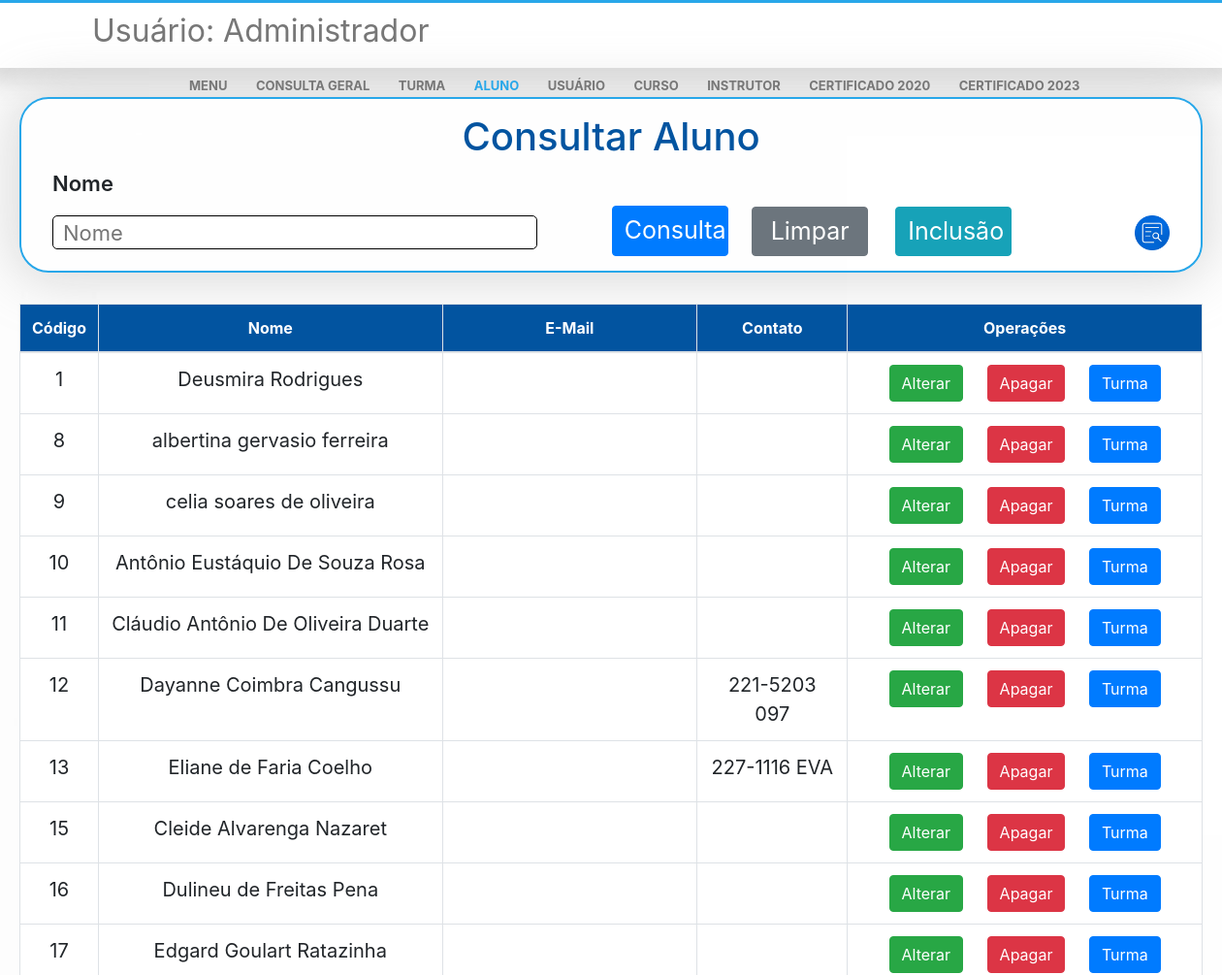
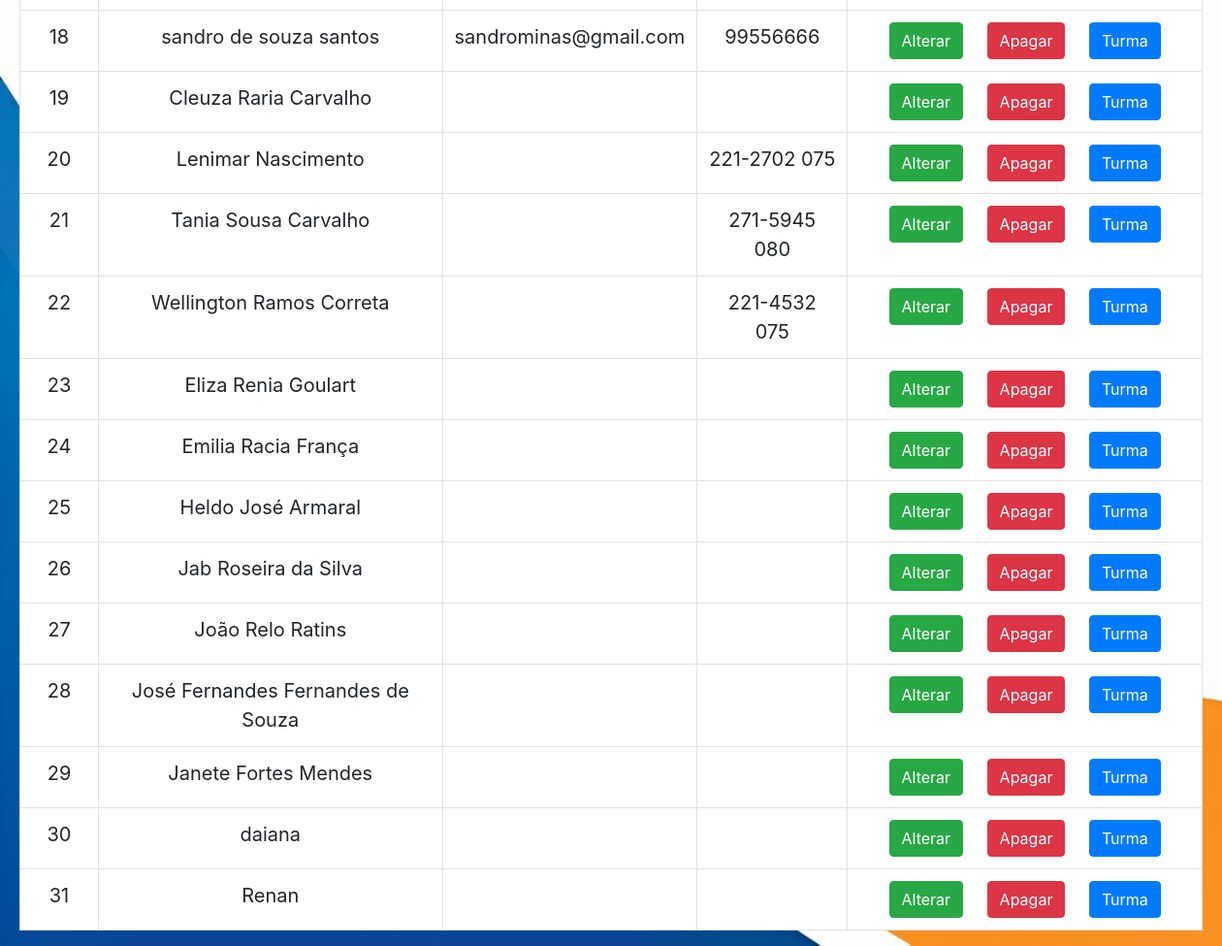
Page /menu/aluselect.php (signed in) on the committed database (2 pictures, top to bottom).
### tables this page shows
CREATE TABLE `aluno` (
  `id` int(11) NOT NULL,
  `nome` varchar(100) NOT NULL,
  `contato` varchar(50) NOT NULL,
  `email` varchar(100) NOT NULL
);

### menu/aluselect.php (the view, shortened to what this page needs)
<?php
include('../connect.php');
$sql = 'select id, nome, email, contato from aluno order by 1';
$pesqnome = '';
?>
<!DOCTYPE html>
<html lang="pt-br">
<head>
    <link rel="stylesheet" href="https://stackpath.bootstrapcdn.com/bootstrap/4.1.3/css/bootstrap.min.css"
>
    <link rel="stylesheet" href="dnv.css">
</head>
<body style="background-image: url(../img/fundo.jpg); background-image: fixed; background-size: cover;">
    <div class="nav">
        <div class="row" id="rowtop">
            <div id="usushow">
                <h2>Usuário:
                    <span>
                        <?php echo $_SESSION['nome']; ?>
                    </span>
                </h2>
            </div>
            <div class="mnu">
                <a id="atop" href="../menu.php" style="text-decoration: none;">MENU</a>
                <a id="atop" href="conselect.php" style="text-decoration: none;">CONSULTA GERAL</a>
                <a id="atop" href="turselect.php" style="text-decoration: none;">TURMA</a>
                <a id="atop" href="aluselect.php" style="text-decoration: none;color: #28a7e9;">ALUNO</a>
                <a id="atop" href="ususelect.php" style="text-decoration: none;">USUÁRIO</a>
                <a id="atop" href="curselect.php" style="text-decoration: none;">CURSO</a>
                <a id="atop" href="insselect.php" style="text-decoration: none;">INSTRUTOR</a>
                <a id="atop" href="pesq2020.php" style="text-decoration: none;">CERTIFICADO 2020</a>
                <a id="atop" href="pesq2023.php" style="text-decoration: none;">CERTIFICADO 2023</a>
            </div>
        </div>
    </div>
    <center>
        <div class="container-fluid" style="width: 1250px;">
            <div class="jumbotron" style="padding-top: 15px;">
                <form method="POST">
                    <h1 style="color: rgb(2, 84, 160);">Consultar Aluno</h1>
                    <div class="row">
                        <div class="col">
                            <p class="pselect">Nome</p>
                            <input type="text" id="inpselect" name="pesqnome" placeholder="Nome"
                                value="<?php echo $pesqnome ?>">
                            <button type="submit" name="submit" class="btn btn btn-primary"
                                style="width: 120px;font-size: 25px; color: white;margin-right: 10px;">Consulta</button>
                            <a href="aluselect.php" style="text-decoration: none;">
                                <button type="button" class="btn btn-secondary"
                                    style="width: 120px;font-size: 25px; color: white; margin-left: 10px;">Limpar</button>
                            </a>
                            <a href="aluinsert.php" style="text-decoration: none;">
                                <button type="button" class="btn btn-info"
                                    style="width: 120px;font-size: 25px; color: white;">Inclusão</button>
                            </a>
                           <a href="logselect.php"><img id="log" src="../img/log.png" style="height: 36px;width: 36px;"></a>
                        </div>
                    </div>
            </div>
            <table class="table table-bordered" style="background-color: white; text-align: center;">
                <thead style="background-color: rgb(2, 84, 160);">
                    <tr>
                        <th scope="col" style="color: white;">Código</th>
                        <th scope="col" style="color: white;">Nome</th>
                        <th scope="col" style="color: white;">E-Mail</th>
                        <th scope="col" style="color: white;">Contato</th>
                        <th scope="col" style="color: white;">Operações</th>
                    </tr>
                </thead>
                <tbody>
                    <?php
                    $result = mysqli_query($con, $sql);
                    if ($result) {
                        while ($row = mysqli_fetch_assoc($result)) {
                            echo "<tr>
                        <td style='font-size: 20px;'>" . $row['id'] . "</td>
                        <td style='font-size: 20px;'>" . $row['nome'] . "</td>
                        <td style='font-size: 20px;'>" . $row['email'] . "</td>
                        <td style='font-size: 20px;'>" . $row['contato'] . "</td>
                        <td style='width:30%;'>
                        <a href='aluupdate.php?updateid={$row['id']}'
                         <button type='button' class='btn btn-success'>
                         Alterar
                         </button>
                         </a>
                         <a href='aludelete.php?deleteid={$row['id']}'
                         <button type='button' class='btn btn-danger'>
                         Apagar
                         </button>
                         </a>
                         <a href='a_tselect.php?a_tid={$row['id']}'
                         <button type='button'  class='btn btn-primary' id = 'btn-primary'>
                         Turma
                         </button>
                         </a>
                        </td></tr>";
                        }
                    }
                    ?>
                </tbody>
            </table>
        </div>
    </center>
</body>
</html>

### menu/dnv.css (style rules this page uses)
.pselect { text-align: left; font-weight: 600; font-size: 22px; }
body { background-repeat: no-repeat; background-size: cover; }
#log { float: right; cursor: pointer; transition: ease-in-out 0.2s; }
#inpselect { float: left; width: 500px; height: 35px; padding-left: 10px; border-radius: 5px; border: solid 1px; transition: 0.3s ease-in-out; font-size: 22px; }
.jumbotron { box-shadow: 0px 0px 55px 7px #cfcfcfc9; border: solid 2px #28a7e9; border-radius: 30px; background-color: rgba(255, 255, 255, 0.700); margin-top: 30px; padding-top: 15px; padding-bottom: 15px; }
button { background-color: blue; }
#usushow { color: #777777; margin-left: 20px; }
h2 { font-weight: 400; }
.nav { background-color: #fff; box-shadow: 0px 0px 20px 15px #95959557; border-top: #28a7e9 3px solid; height: 70px; padding: 10px; line-height: 40px; }
.mnu { margin-left: 500px; }
a { color: #777777; margin-right: 25px; font-weight: 700; font-size: 13px; }
@media only screen and (max-width: 1660px) { .mnu { margin-left: 50px; } }
@media only screen and (max-width: 1360px) { .mnu { margin-left: 200px; } }
@media only screen and (max-width: 1360px) { #usushow { margin-left: 100px; } }
button { margin-top: -10px; }

### menu/aluselect.php (style rules this page uses)
.btn-success, .btn-danger, #btn-primary { margin: 0; }
.btn-success { margin-right: 10px; }
.btn-danger { margin-left: 10px; }
#btn-primary { margin-left: 20px; }

### rows in the picture
aluno: id "1", nome "Deusmira Rodrigues"
aluno: id "8", nome "albertina gervasio ferreira"
aluno: id "9", nome "celia soares de oliveira"
aluno: id "10", nome "Antônio Eustáquio De Souza Rosa"
aluno: id "11", nome "Cláudio Antônio De Oliveira Duarte"
aluno: id "12", nome "Dayanne Coimbra Cangussu", contato "221-5203 097"
aluno: id "13", nome "Eliane de Faria Coelho", contato "227-1116 EVA"
aluno: id "15", nome "Cleide Alvarenga Nazaret"
aluno: id "16", nome "Dulineu de Freitas Pena"
aluno: id "17", nome "Edgard Goulart Ratazinha"
aluno: id "18", nome "sandro de souza santos", email "sandrominas@gmail.com", contato "99556666"
aluno: id "19", nome "Cleuza Raria Carvalho"
aluno: id "20", nome "Lenimar Nascimento", contato "221-2702 075"
aluno: id "21", nome "Tania Sousa Carvalho", contato "271-5945 080"
aluno: id "22", nome "Wellington Ramos Correta", contato "221-4532 075"
aluno: id "23", nome "Eliza Renia Goulart"
aluno: id "24", nome "Emilia Racia França"
aluno: id "25", nome "Heldo José Armaral"
aluno: id "26", nome "Jab Roseira da Silva"
aluno: id "27", nome "João Relo Ratins"
aluno: id "28", nome "José Fernandes Fernandes de Souza"
aluno: id "29", nome "Janete Fortes Mendes"
aluno: id "30", nome "daiana"
aluno: id "31", nome "Renan"

### other values in the picture
$_SESSION['nome'] "Administrador"
